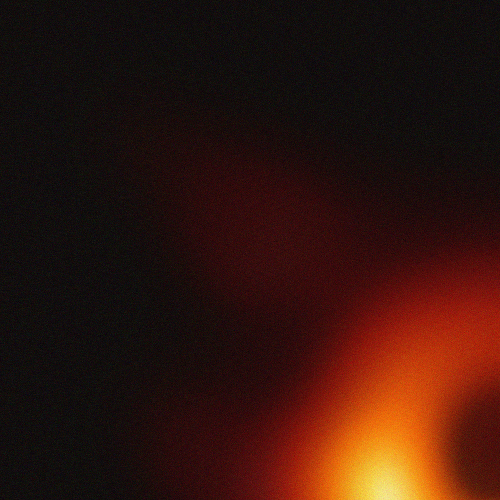
#> input picture Assignment_29/2_Black Hole/input/black_hole/1/1.jpg, 1000 x 1000 px, found by its file name (shown at 1/2 size); its folder holds 3 pictures in this run
$ python black_hole.py
#> lines starting #> are read from the running program, lines starting #| are printed output that depends on the picture
import os
import numpy as np
from PIL import Image
import cv2

def calculate_mean_image(directory):
#> called with directory = '2_Black Hole/input/black_hole/1'
    image_arrays = []

    for filename in os.listdir(directory):
        if filename.endswith('.jpg'):
            image_path = os.path.join(directory, filename)
            image = Image.open(image_path).convert('RGB')
#> image is the input picture: PIL image 1000x1000 RGB; mean R, G, B 50.6, 20.5, 12.9
            image_array = np.array(image)
            image_arrays.append(image_array)

    if not image_arrays:
        raise ValueError("No images found in the directory.")

    mean_image_array = np.mean(image_arrays, axis=0).astype(np.uint8)

    mean_image = Image.fromarray(mean_image_array)

    return mean_image

def process_multiple_directories(base_directory, subdirectories):
    all_mean_images_cv2 = []

    for subdirectory in subdirectories:
        directory_path = os.path.join(base_directory, subdirectory)
        try:
            mean_image = calculate_mean_image(directory_path)
            mean_image_cv2 = cv2.cvtColor(np.array(mean_image), cv2.COLOR_RGB2BGR)
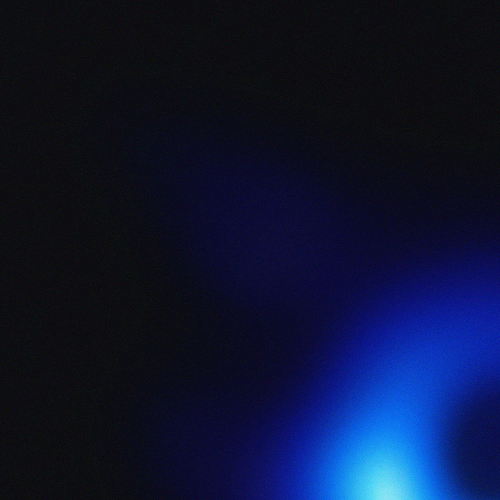
#> mean_image_cv2: shape (1000, 1000, 3) (shown at 1/2 size); mean R, G, B 12.8, 20.3, 50.5
            cv2.waitKey(0)
            cv2.destroyAllWindows()

            all_mean_images_cv2.append(mean_image_cv2)
        except ValueError as e:
            print(f"Skipping {subdirectory}: {e}")

    return all_mean_images_cv2

base_directory = '2_Black Hole/input/black_hole'
subdirectories = ['1', '2', '3', '4']

#> (the run stopped early here; a loop or call above may not have finished)
